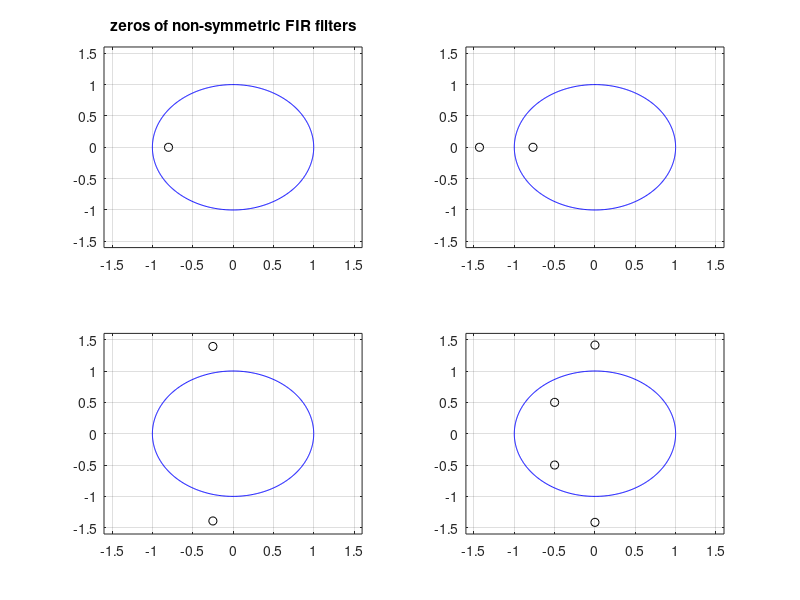

Reproduce this figure in MATLAB.
% Zeros of non symmetric FIR filters
% 4 cases
alfa=0:0.01:(2*pi);

subplot(2,2,1)
plot(cos(alfa),sin(alfa),'b'); hold on;
F=[1 0.8]; %FIR filter
[zi]=roots(F); 
plot(real(zi),imag(zi),'ko'); grid;
axis([-1.6 1.6 -1.6 1.6]);
title('zeros of non-symmetric FIR filters');

subplot(2,2,2)
plot(cos(alfa),sin(alfa),'b'); hold on;
F=[1 2.2 1.1]; %FIR filter
[zi]=roots(F) 
plot(real(zi),imag(zi),'ko');; grid;
axis([-1.6 1.6 -1.6 1.6]);

subplot(2,2,3)
plot(cos(alfa),sin(alfa),'b'); hold on;
F=[1 0.5 2]; %FIR filter
[zi]=roots(F); 
plot(real(zi),imag(zi),'ko');; grid;
axis([-1.6 1.6 -1.6 1.6]);

subplot(2,2,4)
plot(cos(alfa),sin(alfa),'b'); hold on;
F=[1 1 2.5 2 1]; %FIR filter
[zi]=roots(F); 
plot(real(zi),imag(zi),'ko');; grid;
axis([-1.6 1.6 -1.6 1.6]);
